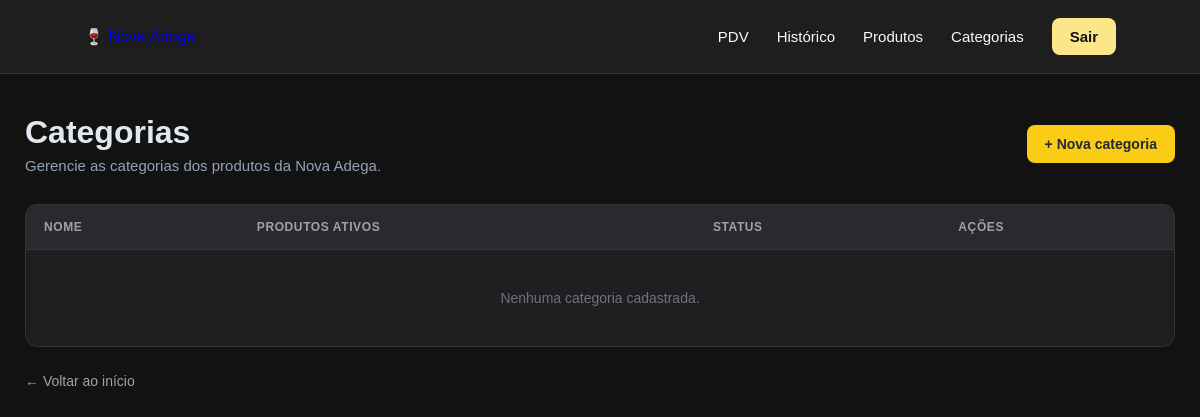
The app's page /categorias/ (signed in), older data.
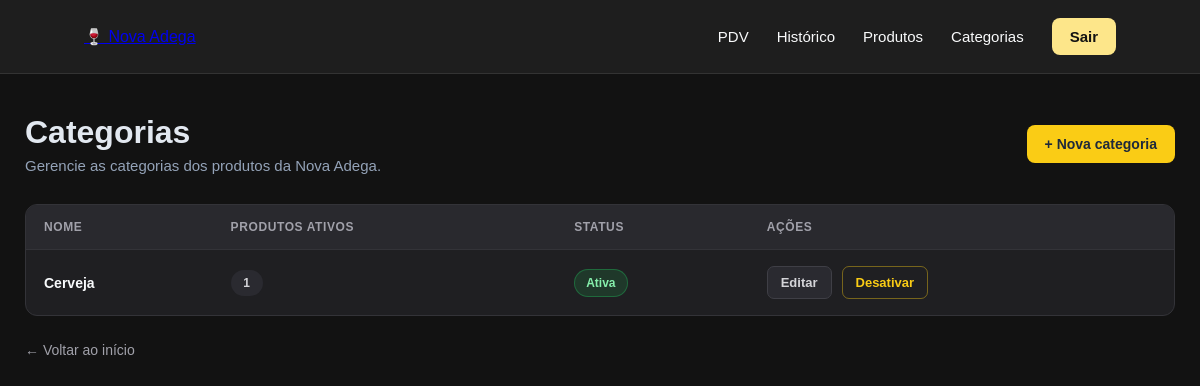
The same page, newer data.
### app/models/categoria.py (models this page shows)
class Categoria(Base):
    __tablename__ = "categorias"
    id = Column(Integer, primary_key=True, autoincrement=True, index=True)
    nome = Column(String(100), nullable=False, unique=True)
    ativo = Column(Boolean, default=True)
    produtos = relationship("Produto", back_populates="categoria", lazy="select")

### app/controllers/categoria_controller.py (the view)
@router.get("/")
def listar_categorias(
    request: Request,
    db: Session = Depends(get_db),
    admin = Depends(get_admin)
):
    categorias = db.query(Categoria).order_by(Categoria.nome).all()
    return templates.TemplateResponse(
        request,
        "categorias/index.html",
        {
            "request":    request,
            "usuario":    admin,
            "categorias": categorias,
        }
    )

### app/templates/categorias/index.html (shortened to what this page needs)
{% extends "base.html" %}
{% block styles %}
<link rel="stylesheet" href="/static/css/categorias.css">
{% endblock %}
{% block content %}
<main class="container">
    <section class="titulo-pagina">
        <div>
            <h1>
                Categorias
            </h1>
            <p>
                Gerencie as categorias dos produtos da Nova Adega.
            </p>
        </div>
        <a
            href="/categorias/nova"
            class="btn-nova"
        >
            + Nova categoria
        </a>
    </section>
    <section class="tabela-container">
        <table>
            <thead>
                <tr>
                    <th>
                        Nome
                    </th>
                    <th>
                        Produtos ativos
                    </th>
                    <th>
                        Status
                    </th>
                    <th>
                        Ações
                    </th>
                </tr>
            </thead>
            <tbody>
                {% for c in categorias %}
                <tr>
                    <td class="categoria-nome">
                        {{ c.nome }}
                    </td>
                    <td>
                        <span class="quantidade-produtos">
                            {{
                                c.produtos
                                | selectattr('ativo')
                                | list
                                | length
                            }}
                        </span>
                    </td>
                    <td>
                        {% if c.ativo %}
                        <span class="status ativo">
                            Ativa
                        </span>
                        {% else %}
                        <span class="status inativo">
                            Inativa
                        </span>
                        {% endif %}
                    </td>
                    <td>
                        <div class="acoes">
                            <a
                                href="/categorias/{{ c.id }}/editar"
                                class="btn-editar"
                            >
                                Editar
                            </a>
                            <form
                                action="/categorias/{{ c.id }}/toggle-ativo"
                                method="post"
                            >
                                <button
                                    type="submit"
                                    class="btn-status"
                                >
                                    {{
                                        "Desativar"
                                        if c.ativo
                                        else "Ativar"
                                    }}
                                </button>
                            </form>
                        </div>
                    </td>
                </tr>
                {% endfor %}
                {% if not categorias %}
                <tr>
                    <td
                        colspan="4"
                        class="sem-resultados"
                    >
                        Nenhuma categoria cadastrada.
                    </td>
                </tr>
                {% endif %}
            </tbody>
        </table>
    </section>
    <div class="voltar">
        <a href="/">
            ← Voltar ao início
        </a>
    </div>
</main>
{% endblock %}

Row changes from the older to the newer data that the page shows:
added Categoria: nome "Cerveja", produtos|selectattr "1", shows "Ativa", ativo "Desativar"
Text that changed along with them:
text no longer shown: "Nenhuma categoria cadastrada."
